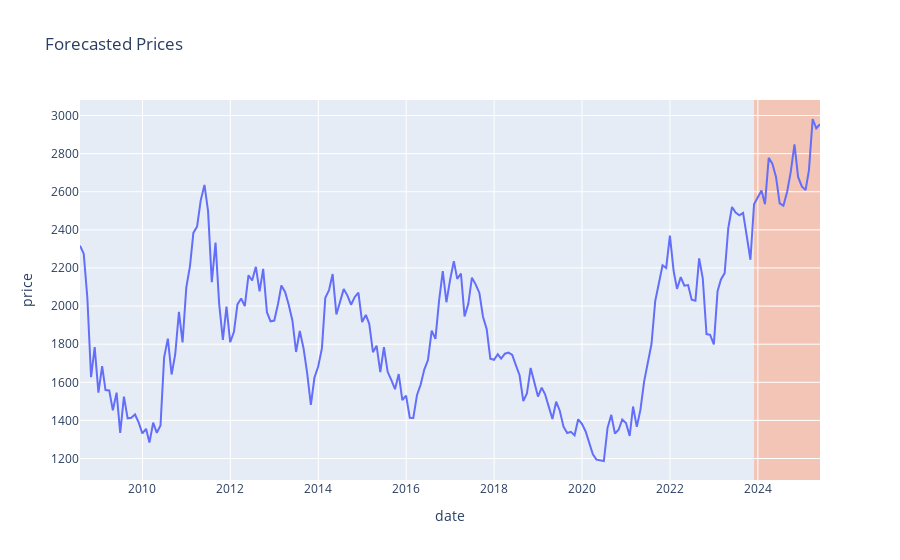

This figure's notebook cell:
### Markdown cell above
### Forecast for Robusta Coffee

### Code cell
# Run function for Robusta Coffee
multilinreg(2)

### Figure 1 — Plotly figure (JSON) as saved in the notebook; plotly's stock layout.template omitted (floating-point values rounded to 4 significant figures; data arrays with more than 128 entries replaced by an {"elided": "..."} marker saying what was removed)
{"data": [{"hovertemplate": "date=%{x}<br>price=%{y}<extra></extra>", "legendgroup": "", "line": {"color": "#636efa", "dash": "solid"}, "marker": {"symbol": "circle"}, "mode": "lines", "name": "", "orientation": "v", "showlegend": false, "type": "scatter", "x": {"elided": "203 str values"}, "xaxis": "x", "y": {"elided": "203 float values"}, "yaxis": "y"}], "layout": {"legend": {"tracegroupgap": 0}, "shapes": [{"fillcolor": "LightSalmon", "layer": "below", "line": {"width": 0}, "opacity": 0.5, "type": "rect", "x0": "2023-11-30", "x1": "2025-05-31", "xref": "x", "y0": 0, "y1": 1, "yref": "y domain"}], "title": {"text": "Forecasted Prices"}, "xaxis": {"anchor": "y", "domain": [0, 1], "title": {"text": "date"}}, "yaxis": {"anchor": "x", "domain": [0, 1], "title": {"text": "price"}}}}
